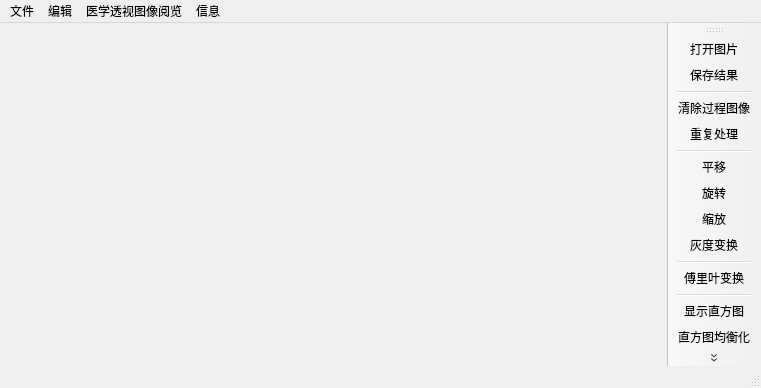
<?xml version="1.0" encoding="UTF-8"?>
<ui version="4.0">
 <class>DigitallmageProcessingClass</class>
 <widget class="QMainWindow" name="DigitallmageProcessingClass">
  <property name="geometry">
   <rect>
    <x>0</x>
    <y>0</y>
    <width>761</width>
    <height>388</height>
   </rect>
  </property>
  <property name="windowTitle">
   <string>DigitallmageProcessing</string>
  </property>
  <widget class="QWidget" name="centralWidget"/>
  <widget class="QMenuBar" name="menuBar">
   <property name="geometry">
    <rect>
     <x>0</x>
     <y>0</y>
     <width>761</width>
     <height>22</height>
    </rect>
   </property>
   <widget class="QMenu" name="menuOpen">
    <property name="title">
     <string>文件</string>
    </property>
    <addaction name="actionOpenFile"/>
    <addaction name="actionSaveImg"/>
    <addaction name="action_Retreatment"/>
   </widget>
   <widget class="QMenu" name="menuOperat">
    <property name="title">
     <string>编辑</string>
    </property>
    <widget class="QMenu" name="menuGeo">
     <property name="title">
      <string>几何变换</string>
     </property>
     <addaction name="actionTranslation"/>
     <addaction name="actionRotate"/>
     <addaction name="actionScale"/>
    </widget>
    <widget class="QMenu" name="menuHistogram">
     <property name="title">
      <string>直方图操作</string>
     </property>
     <addaction name="actionShowHistogram"/>
     <addaction name="actionEqualization"/>
     <addaction name="actionCLAHE"/>
    </widget>
    <widget class="QMenu" name="menuNoiceProcess">
     <property name="title">
      <string>噪声处理</string>
     </property>
     <widget class="QMenu" name="menuAddNoice">
      <property name="title">
       <string>添加噪声</string>
      </property>
      <addaction name="actionGaussNoice"/>
      <addaction name="actionSAPNoice"/>
     </widget>
     <addaction name="menuAddNoice"/>
     <addaction name="actionMedianFiltering"/>
     <addaction name="actionAverageFilter"/>
     <addaction name="actionAdaptiveMedianFilters"/>
     <addaction name="actionNonlocalMeans"/>
    </widget>
    <widget class="QMenu" name="menu">
     <property name="title">
      <string>图像增强</string>
     </property>
     <addaction name="actionsecond_derivative"/>
     <addaction name="actionUnsharp_Masking"/>
    </widget>
    <addaction name="actionCleanImage"/>
    <addaction name="actionGray"/>
    <addaction name="menuHistogram"/>
    <addaction name="actionFourier"/>
    <addaction name="menuNoiceProcess"/>
    <addaction name="menu"/>
    <addaction name="separator"/>
    <addaction name="menuGeo"/>
   </widget>
   <widget class="QMenu" name="menuPerspective">
    <property name="title">
     <string>医学透视图像阅览</string>
    </property>
   </widget>
   <widget class="QMenu" name="menuInfo">
    <property name="title">
     <string>信息</string>
    </property>
    <addaction name="action09021230"/>
    <addaction name="actionAuthor"/>
   </widget>
   <addaction name="menuOpen"/>
   <addaction name="menuOperat"/>
   <addaction name="menuPerspective"/>
   <addaction name="menuInfo"/>
  </widget>
  <widget class="QToolBar" name="mainToolBar">
   <attribute name="toolBarArea">
    <enum>RightToolBarArea</enum>
   </attribute>
   <attribute name="toolBarBreak">
    <bool>false</bool>
   </attribute>
   <addaction name="actionOpenFile"/>
   <addaction name="actionSaveImg"/>
   <addaction name="separator"/>
   <addaction name="actionCleanImage"/>
   <addaction name="action_Retreatment"/>
   <addaction name="separator"/>
   <addaction name="actionTranslation"/>
   <addaction name="actionRotate"/>
   <addaction name="actionScale"/>
   <addaction name="actionGray"/>
   <addaction name="separator"/>
   <addaction name="actionFourier"/>
   <addaction name="separator"/>
   <addaction name="actionShowHistogram"/>
   <addaction name="actionEqualization"/>
   <addaction name="actionCLAHE"/>
   <addaction name="separator"/>
  </widget>
  <widget class="QStatusBar" name="statusBar"/>
  <action name="actionOpenFile">
   <property name="text">
    <string>打开图片</string>
   </property>
  </action>
  <action name="actionGray">
   <property name="text">
    <string>灰度变换</string>
   </property>
  </action>
  <action name="actionTranslation">
   <property name="text">
    <string>平移</string>
   </property>
  </action>
  <action name="actionRotate">
   <property name="text">
    <string>旋转</string>
   </property>
  </action>
  <action name="actionScale">
   <property name="text">
    <string>缩放</string>
   </property>
  </action>
  <action name="actionFourier">
   <property name="text">
    <string>傅里叶变换</string>
   </property>
  </action>
  <action name="action09021230">
   <property name="text">
    <string>09021230</string>
   </property>
  </action>
  <action name="actionAuthor">
   <property name="text">
    <string>孙彦林</string>
   </property>
  </action>
  <action name="actionShowHistogram">
   <property name="text">
    <string>显示直方图</string>
   </property>
  </action>
  <action name="actionEqualization">
   <property name="text">
    <string>直方图均衡化</string>
   </property>
  </action>
  <action name="actionCleanImage">
   <property name="text">
    <string>清除过程图像</string>
   </property>
  </action>
  <action name="actionCLAHE">
   <property name="text">
    <string>CLAHE</string>
   </property>
  </action>
  <action name="actionSaveImg">
   <property name="text">
    <string>保存结果</string>
   </property>
  </action>
  <action name="actionGaussNoice">
   <property name="text">
    <string>高斯噪声</string>
   </property>
  </action>
  <action name="actionSAPNoice">
   <property name="text">
    <string>椒盐噪声</string>
   </property>
  </action>
  <action name="actionMedianFiltering">
   <property name="text">
    <string>中值处理</string>
   </property>
  </action>
  <action name="actionAverageFilter">
   <property name="text">
    <string>均值处理</string>
   </property>
  </action>
  <action name="actionAdaptiveMedianFilters">
   <property name="text">
    <string>自适应中值处理</string>
   </property>
  </action>
  <action name="action_Retreatment">
   <property name="text">
    <string>重复处理</string>
   </property>
  </action>
  <action name="actionNonlocalMeans">
   <property name="text">
    <string>NonlocalMeans</string>
   </property>
  </action>
  <action name="actionsecond_derivative">
   <property name="text">
    <string>二阶导数</string>
   </property>
  </action>
  <action name="actionUnsharp_Masking">
   <property name="text">
    <string>非锐化掩蔽</string>
   </property>
  </action>
 </widget>
 <layoutdefault spacing="6" margin="11"/>
 <resources/>
 <connections/>
</ui>
